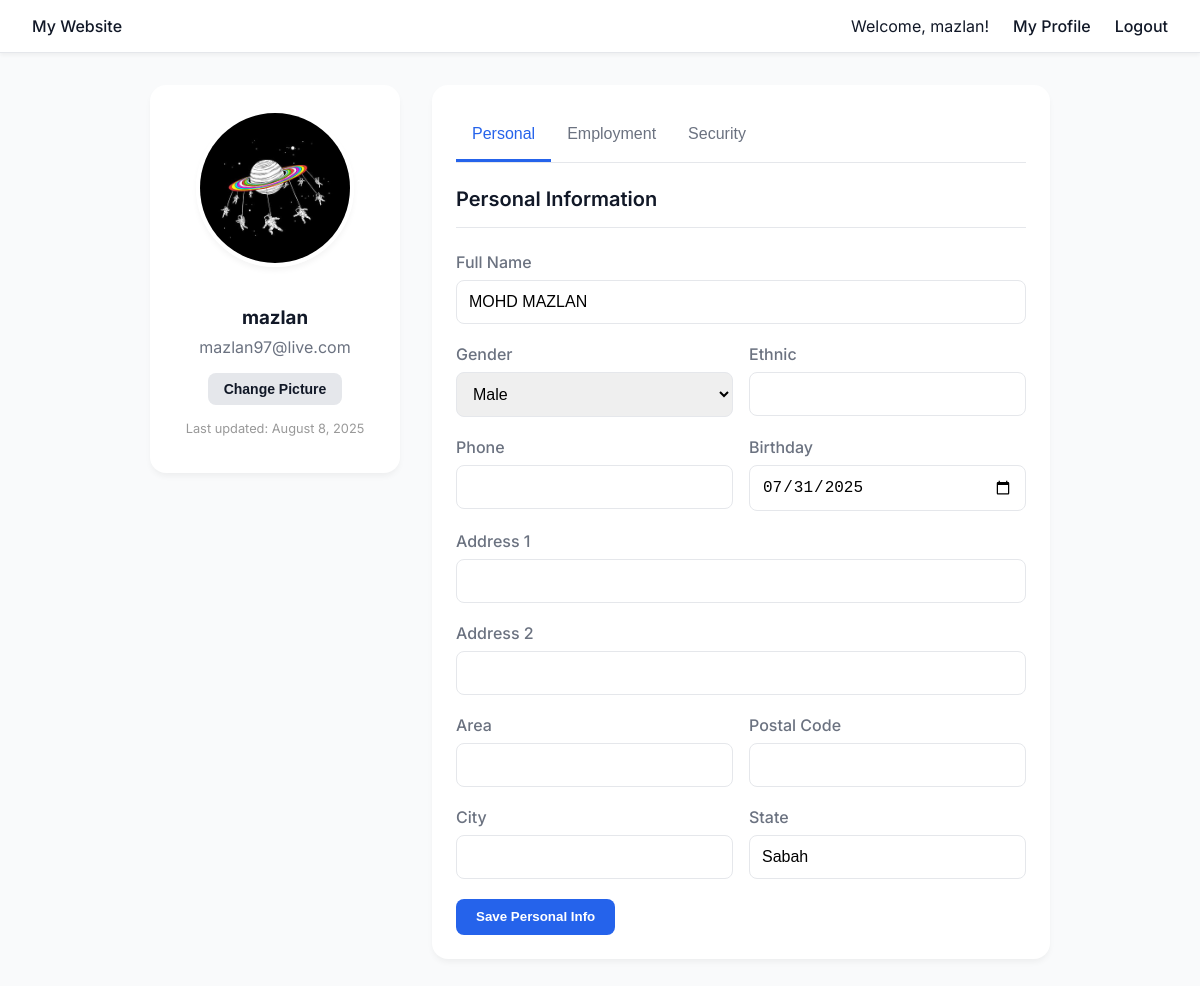
Before: /profile.php (signed in) with the older database file.
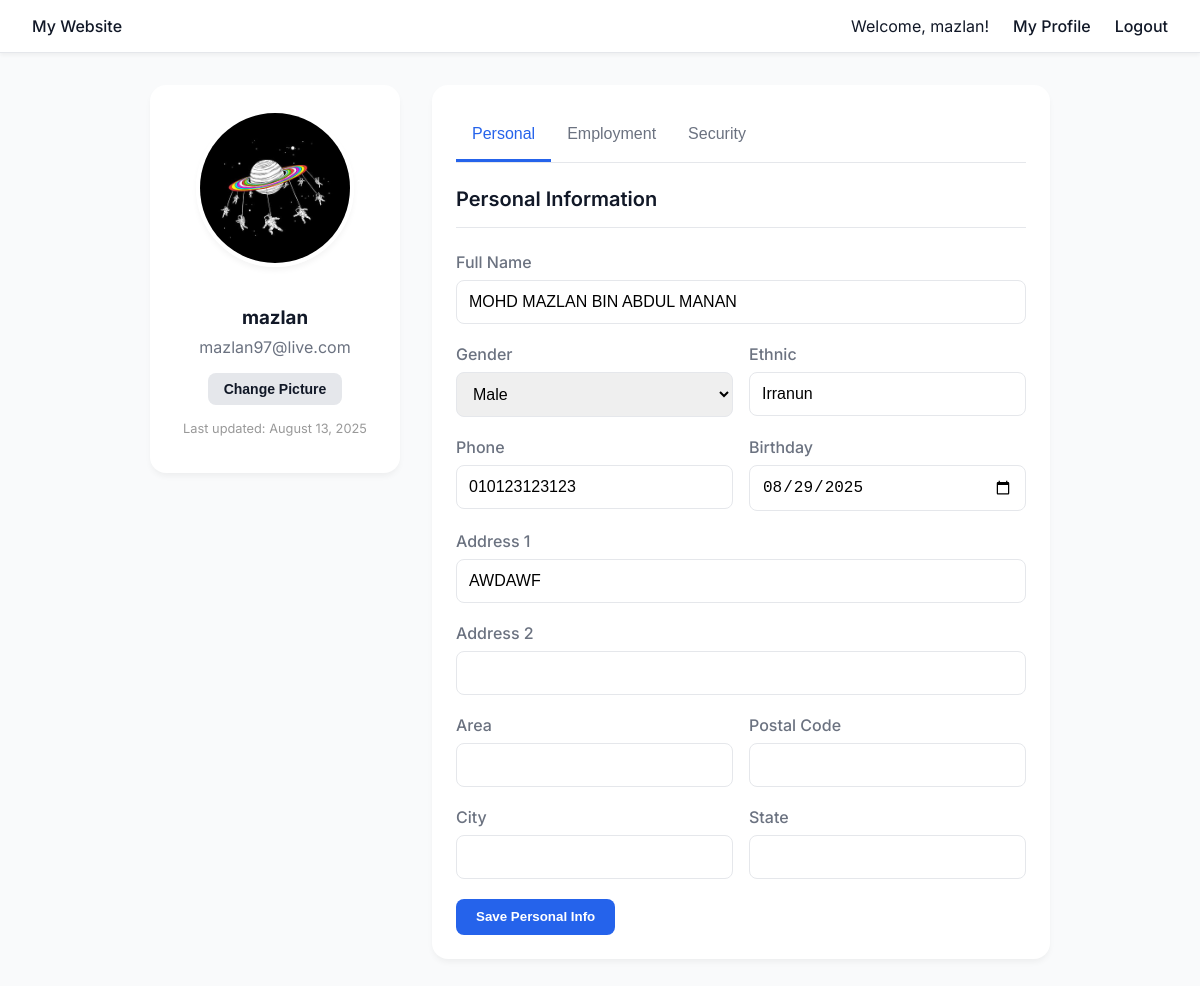
After: the same page with the newer database file.
### tables this page shows
CREATE TABLE `users` (
  `id` int(11) NOT NULL,
  `nric` varchar(50) NOT NULL,
  `email` varchar(100) NOT NULL,
  `username` varchar(50) DEFAULT NULL,
  `password` varchar(255) NOT NULL,
  `created_at` datetime NOT NULL DEFAULT current_timestamp()
);

CREATE TABLE `user_employment` (
  `id` int(11) NOT NULL,
  `user_id` int(11) NOT NULL,
  `employment` varchar(255) NOT NULL,
  `position` varchar(255) NOT NULL,
  `employer_name` varchar(255) NOT NULL,
  `company_address` varchar(255) NOT NULL,
  `updated_at` timestamp NOT NULL DEFAULT current_timestamp() ON UPDATE current_timestamp()
);

CREATE TABLE `user_profiles` (
  `id` int(11) NOT NULL,
  `user_id` int(11) NOT NULL,
  `full_name` varchar(255) DEFAULT NULL,
  `gender` enum('m','f') DEFAULT NULL,
  `ethnic` varchar(100) DEFAULT NULL,
  `phone` varchar(50) DEFAULT NULL,
  `birthday` date DEFAULT NULL,
  `address1` varchar(255) DEFAULT NULL,
  `address2` varchar(255) DEFAULT NULL,
  `area` varchar(100) DEFAULT NULL,
  `postal_code` varchar(20) DEFAULT NULL,
  `city` varchar(100) DEFAULT NULL,
  `state` varchar(100) DEFAULT NULL,
  `voting_area` varchar(255) DEFAULT NULL,
  `service_area` varchar(255) DEFAULT NULL,
  `vest_size` varchar(10) DEFAULT NULL,
  `profile_pic_url` varchar(2083) DEFAULT NULL,
  `updated_at` timestamp NOT NULL DEFAULT current_timestamp() ON UPDATE current_timestamp()
);

### php/user.php (called while the page is built, shortened)
<?php
class User
{
    private $conn;
    public function __construct($db)
    {
        $this->conn = $db;
    }
    public function getProfile($user_id)
    {
        $query = "
            SELECT u.username, u.email, u.nric, p.*, e.*
            FROM users u
            LEFT JOIN user_profiles p ON u.id = p.user_id
            LEFT JOIN user_employment e ON u.id = e.user_id
            WHERE u.id = :user_id
        ";
        $stmt = $this->conn->prepare($query);
        $stmt->bindParam(':user_id', $user_id, PDO::PARAM_INT);
        $stmt->execute();
        $data = $stmt->fetch(PDO::FETCH_ASSOC);
        $data["skuad_id"] = "SKUAD" . str_pad($data["id"], 2, "0", STR_PAD_LEFT);
        return $data;
    }
}

### profile.php (the view, shortened to what the changed rows need)
<?php
require_once ROOT_PATH . '/php/user_auth_check.php';
require_once ROOT_PATH . '/php/user.php';
$database = new Database();
$db = $database->connect();
$user = new User($db);
$user_id = $_SESSION['user_id'];
$profileData = $user->getProfile($user_id);
?>
<!DOCTYPE html>
<html lang="en">
<head>
</head>
<body>
    <main class="page-wrapper">
        <div class="profile-grid">
            <div class="card profile-pic-container">
                <img id="profile-pic-img" src="<?php echo empty($profileData['profile_pic_url']) ?  'https://placehold.co/150x150/e0e7ff/3730a3?text=User' : BASE_URL . '/' . htmlspecialchars($profileData['profile_pic_url']); ?>" alt="Profile Picture" class="profile-pic">
                <h3 style="margin-bottom: 0.5rem;"><?php echo htmlspecialchars($profileData['username']); ?></h3>
                <p style="color: var(--subtle-text-color); margin-top: 0;"><?php echo htmlspecialchars($profileData['email']); ?></p>
                <form id="profile-pic-form">
                    <button type="button" class="btn btn-secondary" id="change-pic-btn" onclick="document.getElementById('profile-pic-input').click();">Change Picture</button>
                </form>
                <p style="font-size: 0.8rem; color: #999; margin-top: 1rem;">
                    Last updated: <?php echo date('F j, Y', strtotime($profileData['updated_at'])); ?>
                </p>
            </div>
            <div class="card">
                <div id="personal" class="tab-content active">
                    <form id="personal-details-form">
                        <h2 class="card-title">Personal Information</h2>
                        <div class="form-group">
                            <label for="full_name">Full Name</label>
                            <input type="text" id="full_name" name="full_name" class="form-control" value="<?php echo htmlspecialchars($profileData['full_name'] ?? ''); ?>">
                        </div>
                        <div class="form-grid">
                            <div class="form-group">
                                <label for="ethnic">Ethnic</label>
                                <input type="text" id="ethnic" name="ethnic" class="form-control" value="<?php echo htmlspecialchars($profileData['ethnic'] ?? ''); ?>">
                            </div>
                        </div>
                        <div class="form-grid">
                            <div class="form-group">
                                <label for="phone">Phone</label>
                                <input type="text" id="phone" name="phone" class="form-control" value="<?php echo htmlspecialchars($profileData['phone'] ?? ''); ?>">
                            </div>
                            <div class="form-group">
                                <label for="birthday">Birthday</label>
                                <input type="date" id="birthday" name="birthday" class="form-control" value="<?php echo htmlspecialchars($profileData['birthday'] ?? ''); ?>">
                            </div>
                        </div>
                        <div class="form-group">
                            <label for="address1">Address 1</label>
                            <input type="text" id="address1" name="address1" class="form-control" value="<?php echo htmlspecialchars($profileData['address1'] ?? ''); ?>">
                        </div>
                        <div class="form-grid">
                            <div class="form-group">
                                <label for="state">State</label>
                                <input type="text" id="state" name="state" class="form-control" value="<?php echo htmlspecialchars($profileData['state'] ?? ''); ?>">
                            </div>
                        </div>
                    </form>
                </div>
            </div>
        </div>
    </main>
</body>
</html>

Changed rows visible on the page:
changed through a linked row, users "mazlan": user_employment.updated_at "August 8, 2025" → "August 13, 2025"; full_name "MOHD MAZLAN" → "MOHD MAZLAN BIN ABDUL MANAN"; ethnic (not shown) → "Irranun"; phone (not shown) → "010123123123"; birthday "07/31/2025" → "08/29/2025"; address1 (not shown) → "AWDAWF"; state "Sabah" → (not shown)
